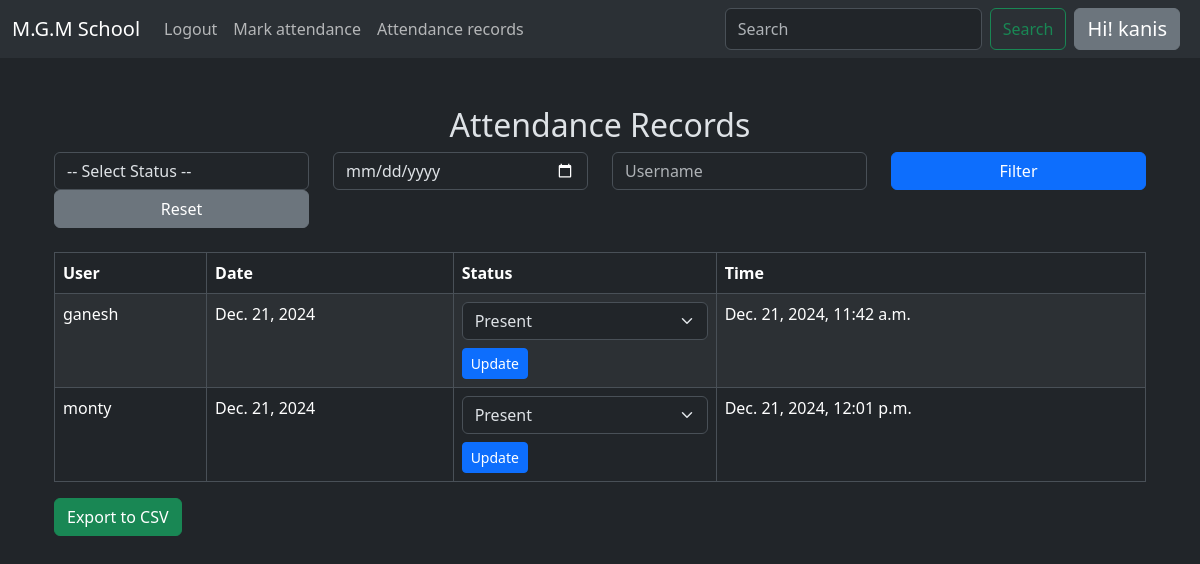
/attendance_records/ (signed in), run on the app's committed database.
### attendance/models.py (models this page shows, shortened)
class Attendance(models.Model):
    user = models.ForeignKey(User, on_delete=models.CASCADE)
    date = models.DateField(auto_now_add=True)
    status = models.CharField(max_length=10, choices=[('Present', 'Present'), ('Absent', 'Absent')])
    timestamp = models.DateTimeField(auto_now_add=True)  # Automatically captures the time when the record is created

### attendance/views.py (the view)
# urls.py: path('attendance_records/', views.attendance_records, name='attendance_records'),
@login_required
def attendance_records(request):
    status = request.GET.get('status', '')
    date = request.GET.get('date', '')
    username = request.GET.get('username', '')
    attendance_records = Attendance.objects.all()
    if status:
        attendance_records = attendance_records.filter(status=status)
    if date:
        attendance_records = attendance_records.filter(date=date)
    if username:
        attendance_records = attendance_records.filter(user__username__icontains=username)
    return render(request, 'attendance_records.html', {
        'records': attendance_records,
        'status': status,
        'date': date,
        'username': username,
    })

### attendance/templates/attendance_records.html (shortened to what this page needs)
{% extends "layout.html" %}
{% load tz %}
{% block content %}
<div class="container mt-5">
    <h2 class="text-center">Attendance Records</h2>
    <form method="get" class="mb-4">
        <div class="row">
            <div class="col-12 col-md-3 mb-3 mb-md-0">
                <select name="status" class="form-control">
                    <option value="">-- Select Status --</option>
                </select>
            </div>
            <div class="col-12 col-md-3 mb-3 mb-md-0">
                <input type="date" name="date" class="form-control" value="{{ date }}">
            </div>
            <div class="col-12 col-md-3 mb-3 mb-md-0">
                <input type="text" name="username" class="form-control" placeholder="Username" value="{{ username }}">
            </div>
            <div class="col-12 col-md-3 d-flex mb-3 mb-md-0">
                <button type="submit" class="btn btn-primary w-100">Filter</button>
            </div>
            <div class="col-12 col-md-3 d-flex mb-3 mb-md-0">
                <a href="{% url 'attendance_records' %}" class="btn btn-secondary w-100">Reset</a>
            </div>
        </div>
    </form>
    <table class="table table-bordered table-striped mt-4">
        <thead>
            <tr>
                <th>User</th>
                <th>Date</th>
                <th>Status</th>
                <th>Time</th>
            </tr>
        </thead>
        <tbody>
            {% for record in records %}
            <tr class="{% if record.status == 'Absent' %}table-danger{% endif %}">
                <td>{{ record.user.username }}</td>
                <td>{{ record.date }}</td>
                <td>
                    <form method="post" action="{% url 'mark_attendance_admin' record.id %}">
                        <select name="status" class="form-select">
                            <option value="Present" {% if record.status == "Present" %}selected{% endif %}>Present</option>
                        </select>
                        <button type="submit" class="btn btn-primary btn-sm mt-2">Update</button>
                    </form>
                </td>
                <td>{{ record.timestamp|timezone:"Asia/Kolkata" }}</td>
            </tr>
            {% endfor %}
        </tbody>
    </table>
    <a href="{% url 'export_attendance' %}" class="btn btn-success mb-4">Export to CSV</a>
</div>
{% endblock %}

### templates/layout.html (shortened to what this page needs)
{% load static %}
<!DOCTYPE html>
<html lang="en" data-bs-theme="dark">
<head>
  <link href="https://cdn.jsdelivr.net/npm/bootstrap@5.3.3/dist/css/bootstrap.min.css" rel="stylesheet"
>
</head>
<body>
  <nav class="navbar navbar-expand-lg bg-body-tertiary">
    <div class="container-fluid">
      <a class="navbar-brand" href="{% url 'student_list' %}">M.G.M School</a>
      <div class="collapse navbar-collapse" id="navbarSupportedContent">
        <ul class="navbar-nav me-auto mb-2 mb-lg-0">
          <li class="nav-item">
            {% if user.is_authenticated %}
            <form action="{% url 'logout' %}" method="post">
              <button type="submit" class="nav-link">
                Logout
              </button>
            </form>
            {% else %}
          <li class="navbar-nav me-auto mb-2 mb-lg-0">
            <a href="{% url 'register' %}" class="nav-link">Register</a>
            <a href="{% url 'login' %}" class="nav-link ">Login</a>
          </li>
          {% endif %}
          </li>
          <li class="navbar-nav me-auto  mb-lg-0">
            <a class="nav-link" href="{% url 'mark_attendance' %}">Mark attendance</a>
          </li>
          <li class="navbar-nav me-auto  mb-lg-0">
            <a class="nav-link" href="{% url 'attendance_records' %}">Attendance records</a>
          </li>
        </ul>
        <form class="d-flex" role="search">
          <input class="form-control me-2" type="search" placeholder="Search" aria-label="Search">
          <button class="btn btn-outline-success" type="submit">Search</button>
          <li class="navbar-nav me-auto  mb-lg-0">
            <a class="navbar-brand mx-2 btn btn-secondary" href="{% url 'student_list' %}">Hi! {{user.username}}</a>
          </li>
        </form>
      </div>
    </div>
  </nav>
  <div class="container">
    {% block content %}
    {% endblock %}
  </div>
</body>
</html>

### data on the page
Attendance: user.username "ganesh", date "Dec. 21, 2024", status "Present", timestamp "Dec. 21, 2024, 11:42 a.m."
Attendance: user.username "monty", date "Dec. 21, 2024", status "Present", timestamp "Dec. 21, 2024, 12:01 p.m."

### other printed values
{{ user.username }} "kanis"
